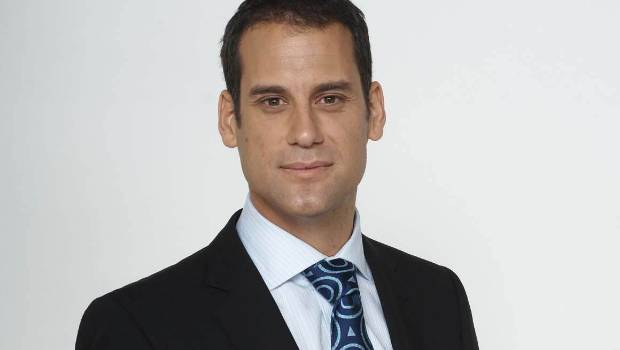
#> input picture Homework_3/Images/5.jpg, 620 x 350 px; its folder holds 5 pictures in this run
$ python main.py
#> lines starting #> are read from the running program, lines starting #| are printed output that depends on the picture; after the words box and inside, x2 and y2 are one past the last pixel; in counts of white or black regions, pixels touching at a corner belong together
### Homework_3/utils.py
import math
import numpy as np
import os
import sys
import matplotlib.pyplot as plt
import matplotlib.image as mpimg
import matplotlib.colors as colors
import cv2
import math as math

current_dir_path = os.path.dirname(os.path.abspath(os.path.dirname(__file__)))
argv = sys.argv

def load_image(image_name):
	path_to_image = os.path.join(current_dir_path, "Homework_3", "Images", image_name)
	image_matrix = mpimg.imread(path_to_image)
	return image_matrix


# [6 lines left out: function show_image, not called in this run]

def rgb_to_hsv(image):
	new_image = colors.rgb_to_hsv(image)
	return new_image

def show_hsv_image(image):
	show_hsv_image(colors.hsv_to_rgb(image))


# [37 lines left out: functions draw_multiple_ellipses, draw_ellipse, not called in this run]

# [2 lines that do not run on import are left out]

### Homework_3/Task_2/main.py
import numpy as np

import utils

def run_skin_hue_threshold(hsv_image, rgb_image):
	print("---> Applying skin hue threshold")
	if len(hsv_image.shape) != 3:
		raise Exception("Wrong hvs_image size")

	resulted_image = np.zeros([hsv_image.shape[0], hsv_image.shape[1]])

	resulted_image[
		(
			(
				(hsv_image[:, :, 0] < 0.138) # 50
				& (hsv_image[:, :, 1] < 0.68)
				& (hsv_image[:, :, 2] > 0.23)
			)
			&
			(
				(rgb_image[:, :, 0] > 0.37)
				& (rgb_image[:, :, 1] > 0.15)
				& (rgb_image[:, :, 2] > 0.07)
				& (rgb_image[:, :, 0] > rgb_image[:, :, 1])
				& (rgb_image[:, :, 0] > rgb_image[:, :, 2])
				& (rgb_image[:, :, 0] - rgb_image[:, :, 1] > 0.05)
			)
		)] = 1

	return resulted_image

# [5 lines left out: function main, not called in this run]
	# utils.show_image(resulted_image)

# [2 lines that do not run on import are left out]

### Homework_3/Task_3/main.py
import numpy as np
import utils
import math

from Task_2 import run_skin_hue_threshold

def dilate(image, kernel_size = 11):
	print("---> Dilating")
	if kernel_size % 2 == 0:
		raise Exception("The kernel size must be an odd number.")

	kernel = np.ones((kernel_size, kernel_size))
	new_image = np.zeros((image.shape[0] + kernel_size, image.shape[1] + kernel_size))

	for i in range(image.shape[0]):
		for j in range(image.shape[1]):
			if image[i, j] == 1:
				new_image[
					i : i + 2 * int(kernel_size / 2) + 1,
					j : j + 2 * int(kernel_size / 2) + 1
				] = kernel
	# utils.show_image(image)
	# utils.show_image(new_image)
	return new_image[
		int(kernel_size / 2) : new_image.shape[0] - int(kernel_size / 2) - 1,
		int(kernel_size / 2) : new_image.shape[1] - int(kernel_size / 2) - 1
	]

def erode(image, kernel_size = 11):
	print("---> Eroding")
	if kernel_size % 2 == 0:
		raise Exception("The kernel size must be an odd number.")

	new_image = np.zeros(image.shape)

	for i in range(image.shape[0] - kernel_size + 1):
		for j in range(image.shape[1] - kernel_size + 1):
			if np.sum(image[
				i : i + kernel_size, j : j + kernel_size
			]) == kernel_size ** 2:
				new_image[i + int(kernel_size / 2), j + int(kernel_size / 2)] = 1
	# utils.show_image(image)
	# utils.show_image(new_image)
	return new_image

def main():
	rgb_image = utils.load_image("5.jpg")
#> in load_image, image_matrix is the input picture: shape (350, 620, 3); mean R, G, B 185.5, 182.8, 181.2
	hsv_image = utils.rgb_to_hsv(rgb_image)
#> in rgb_to_hsv, `new_image = colors.rgb_to_hsv(image)`: new_image: shape (350, 620, 3) float32; mean of channels 0, 1, 2 0.4, 0.1, 189

	resulted_image = run_skin_hue_threshold(hsv_image, rgb_image)
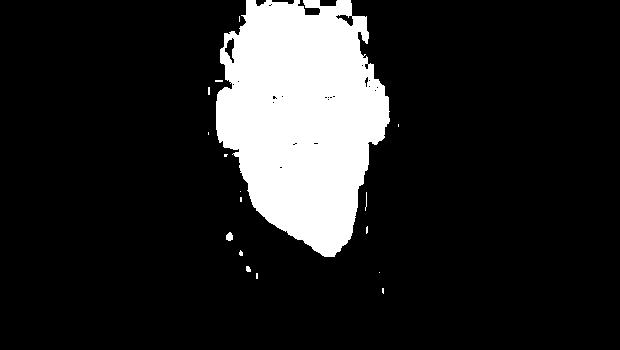
#> resulted_image: shape (350, 620) float64; values 0 (black) and 1 (white), 14.6% white; 17 white regions (14 under 20 px), largest, box (x1, y1, x2, y2) and area: (216, 0, 390, 257) 31540, (226, 232, 233, 241) 49, (246, 266, 251, 272) 25

	resulted_image = erode(resulted_image, kernel_size=7)
#> after the loop in erode, `for i in range(image.shape[0] - kernel_size + 1):`:
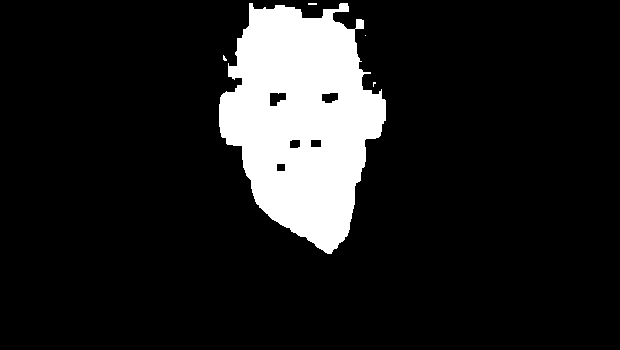
#> new_image: shape (350, 620) float64; values 0 (black) and 1 (white), 12.6% white; 5 white regions (4 under 20 px), largest, box (x1, y1, x2, y2) and area: (219, 3, 386, 254) 27203
	resulted_image = dilate(resulted_image, kernel_size=7)
#> after the loop in dilate, `for i in range(image.shape[0]):`:
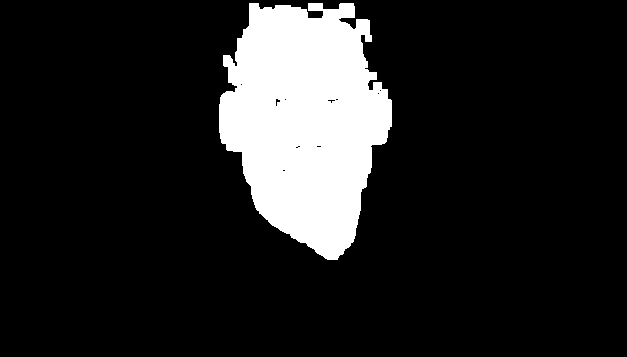
#> new_image: shape (357, 627) float64; values 0 (black) and 1 (white), 13.9% white; 1 white region, box (x1, y1, x2, y2) and area: (219, 3, 392, 260) 31110
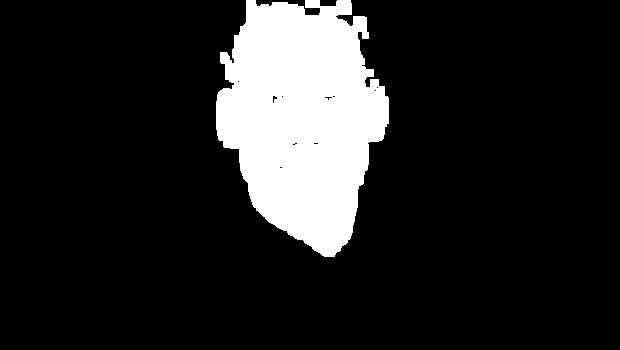
#> resulted_image: shape (350, 620) float64; values 0 (black) and 1 (white), 14.3% white; 1 white region, box (x1, y1, x2, y2) and area: (216, 0, 389, 257) 31110
	# utils.show_image(resulted_image)

if __name__ == "__main__":
	main()
